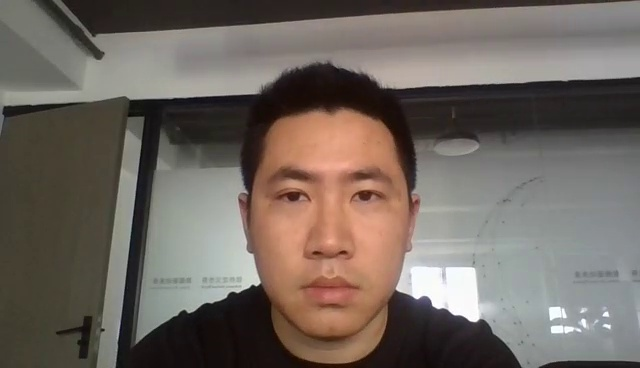
#> input picture images/video2images/10.jpg, 640 x 368 px, found by its file name; its folder holds only this picture in this run
$ python augment.py
#> lines starting #> are read from the running program, lines starting #| are printed output that depends on the picture
import cv2
import numpy as np
import math

import os
# 视角变换扩增方法

# 计算角度
def rad(x):
    return x * np.pi / 180

    # 双线性差值算法
def biLinearInterpolation(img, dstH, dstW):
    dstH = int(dstH)
    dstW = int(dstW)
    scrH, scrW, channel = img.shape
    img = np.pad(img, ((0, 1), (0, 1), (0, 0)), 'constant')
    retimg = np.zeros((int(dstH), int(dstW), 3), dtype=np.uint8)
    for i in range(dstH):
        for j in range(dstW):
            scrx = (i + 1) * (scrH / dstH) - 1
            scry = (j + 1) * (scrW / dstW) - 1
            x = math.floor(scrx)
            y = math.floor(scry)
            u = scrx - x
            v = scry - y
            retimg[i, j] = (1 - u) * (1 - v) * img[x, y] + u * (1 - v) * img[x + 1, y] + (1 - u) * v * img[
                x, y + 1] + u * v * img[x + 1, y + 1]
    return retimg


#视角变换扩增图像
def perspectiveTrans(img, anglex, angley, anglez, H):

    # 扩展图像，保证内容不超出可视范围
    img = cv2.copyMakeBorder(img, 200, 200, 200, 200, cv2.BORDER_CONSTANT, 0)
    h, w = img.shape[0:2]
    size = [w, h]
    fov = 21

    # 镜头与图像间的距离，21为半可视角，算z的距离是为了保证在此可视角度下恰好显示整幅图像
    z = np.sqrt(w ** 2 + h ** 2) / 2 / np.tan(rad(fov / 2))

    z_old = z
    # 高度变换
    z = z + H

    # 如果变换小于0，重新生成
    if (z < 0):
        z = np.sqrt(w ** 2 + h ** 2) / 2 / np.tan(rad(fov / 2))

    # 齐次变换矩阵
    rx = np.array([[1, 0, 0, 0],
                   [0, np.cos(rad(anglex)), -np.sin(rad(anglex)), 0],
                   [0, -np.sin(rad(anglex)), np.cos(rad(anglex)), 0, ],
                   [0, 0, 0, 1]], np.float32)

    ry = np.array([[np.cos(rad(angley)), 0, np.sin(rad(angley)), 0],
                   [0, 1, 0, 0],
                   [-np.sin(rad(angley)), 0, np.cos(rad(angley)), 0, ],
                   [0, 0, 0, 1]], np.float32)

    rz = np.array([[np.cos(rad(anglez)), np.sin(rad(anglez)), 0, 0],
                   [-np.sin(rad(anglez)), np.cos(rad(anglez)), 0, 0],
                   [0, 0, 1, 0],
                   [0, 0, 0, 1]], np.float32)

    r = rx.dot(ry).dot(rz)

    # 四对点的生成
    pcenter = np.array([h / 2, w / 2, 0, 0], np.float32)

    p1 = np.array([0, 0, 0, 0], np.float32) - pcenter
    p2 = np.array([w, 0, 0, 0], np.float32) - pcenter
    p3 = np.array([0, h, 0, 0], np.float32) - pcenter
    p4 = np.array([w, h, 0, 0], np.float32) - pcenter

    dst1 = r.dot(p1)
    dst2 = r.dot(p2)
    dst3 = r.dot(p3)
    dst4 = r.dot(p4)

    # print(dst1, dst2, dst3, dst4)

    list_dst = [dst1, dst2, dst3, dst4]

    org = np.array([[0, 0],
                    [w, 0],
                    [0, h],
                    [w, h]], np.float32)

    dst = np.zeros((4, 2), np.float32)

    # 投影至成像平面
    for i in range(4):
        dst[i, 0] = list_dst[i][0] * z / (z - list_dst[i][2]) + pcenter[0]
        dst[i, 1] = list_dst[i][1] * z / (z - list_dst[i][2]) + pcenter[1]

    # print(dst)
    # 生成透视变换矩阵
    warpR = cv2.getPerspectiveTransform(org, dst)
    # print(warpR)
    # opencv透视变换
    result = cv2.warpPerspective(img, warpR, (h, w))

    height, width = result.shape[0:2]

    gray = cv2.cvtColor(result, cv2.COLOR_BGR2GRAY)

    xmin = width
    ymin = height
    xmax = 0
    ymax = 0
    # 裁剪掉多余的黑色背景
    for i in range(height):
        for j in range(width):
            if (gray[i, j] != 0):
                xmin = min(xmin, j)
                xmax = max(xmax, j)
                ymin = min(ymin, i)
                ymax = max(ymax, i)


    # 裁剪最后得到的图像
    result = result[ymin:ymax, xmin:xmax]


    result = biLinearInterpolation(result,(ymax - ymin)*z/z_old,(xmax - xmin)*z/z_old)


# 缩放所变换的标注坐标不需要重新变换
    return result


# 分辨率变换模型
# ----------------------------------------------------------------------------------------
# 参数控制：
# defect_img：缺陷图像；类型：img
# s：缩放倍数；取值范围：（0.001,1）；类型：double；示例：2
# 返回值：img
def resolutionTrans(img, s):

    rows, cols, channels = img.shape
    img_large = biLinearInterpolation(img, rows * s, cols * s)
    rows, cols, channels = img_large.shape
    img_small = biLinearInterpolation(img_large, rows / s, cols / s)

    return img_small


#扩增图像
def augment(input_img_dir,output_img_dir,para):
    array_of_img = read_directory(input_img_dir)
#> in read_directory, img is the input picture: shape (368, 640, 3); mean B, G, R 95.9, 103.1, 112.6
#> array_of_img = 1 item
    index = 0
    for img in array_of_img:
        img_new = perspectiveTrans(img,para[0],para[1],para[2],para[3])

        img_new_new = resolutionTrans(img_new,para[4])
        # ret, frame = myframe.frametest(img)
        # lab, eye, mouth = ret
        # print(lab,eye,mouth)
        filename = output_img_dir+'/'+str(index)+".jpg"
        # print(filename)
        index = index + 1
        print("扩增第{}张图片".format(index))
        cv2.imwrite(filename,img_new)
#> this loop made 1 pass
#> (h in perspectiveTrans, w in perspectiveTrans, fov in perspectiveTrans, z_old in perspectiveTrans, r in perspectiveTrans, pcenter in perspectiveTrans, dst1 in perspectiveTrans) on pass 1: (768, 1040, 21, 3487.8, [[1, 0, 0, 0], [0, 1, 0, 0], [0, 0, 1, 0], [0, 0, 0, 1]], [384, 520, 0, 0], [-384, -520, 0, 0])
#| 扩增第1张图片
#> pass 1, in perspectiveTrans, `img = cv2.copyMakeBorder(img, 200, 200, 200, 200, cv2.BORDER_CONSTANT,..`:
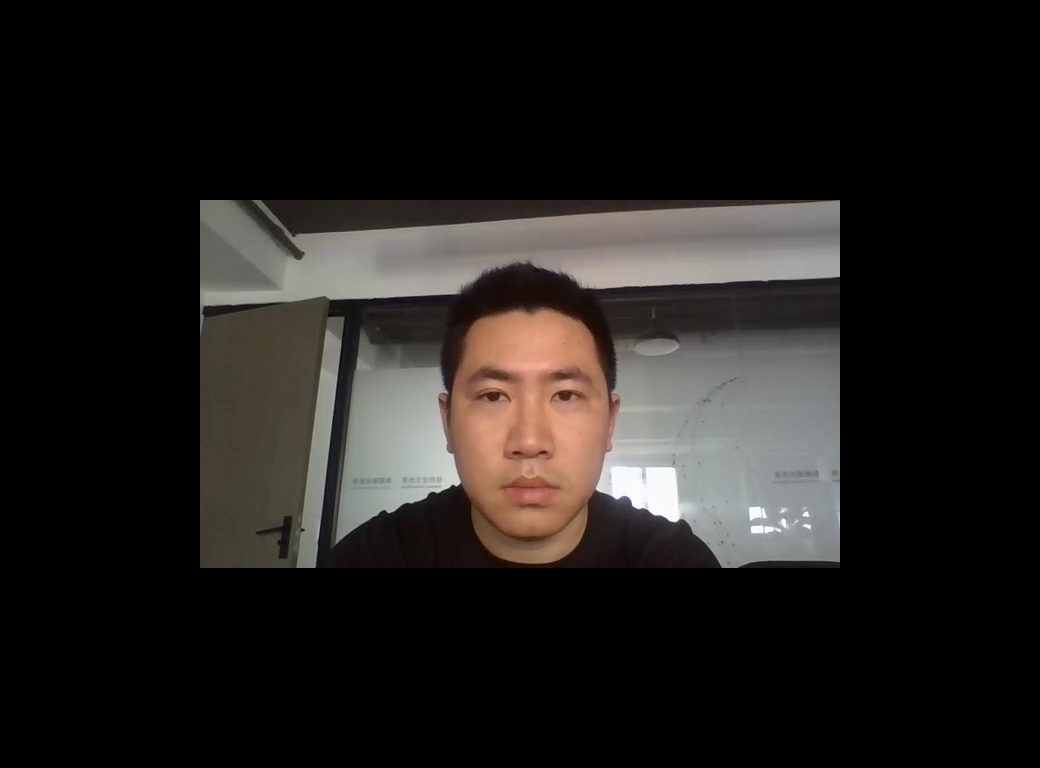
#> img: shape (768, 1040, 3); mean of channels 0, 1, 2 28.3, 30.4, 33.2; drawn as B, G, R
#> pass 1, in perspectiveTrans, `result = cv2.warpPerspective(img, warpR, (h, w))`:
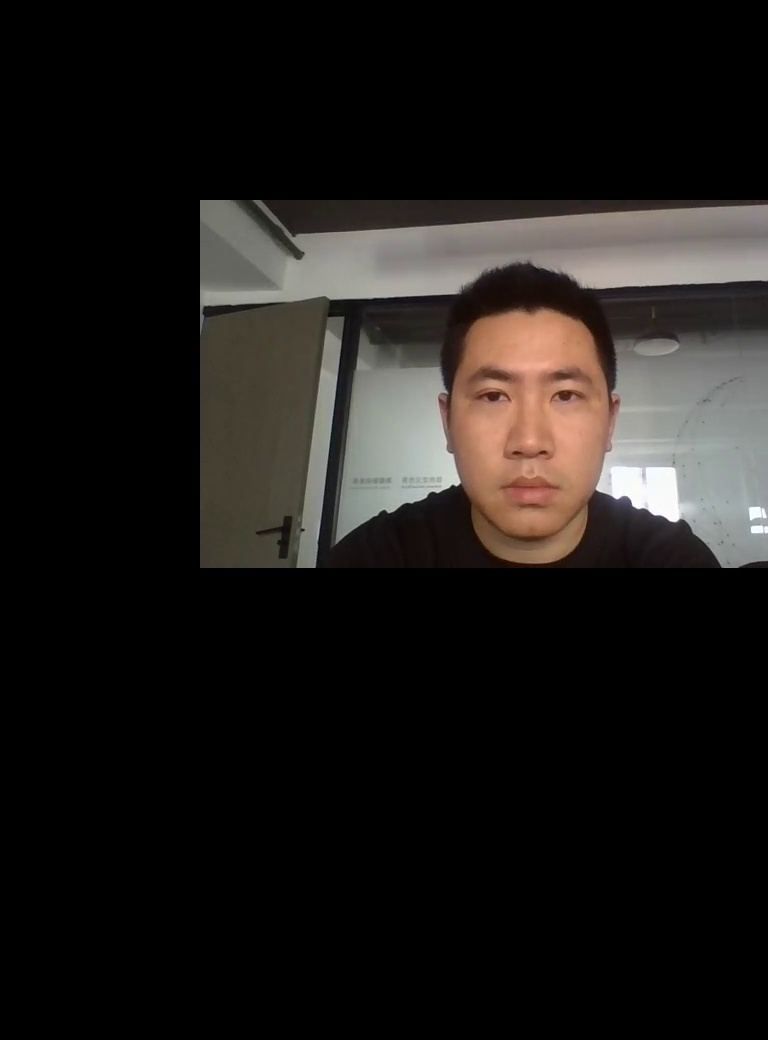
#> result: shape (1040, 768, 3); mean of channels 0, 1, 2 24.3, 26.4, 29.3; drawn as B, G, R
#> pass 1, in perspectiveTrans, `gray = cv2.cvtColor(result, cv2.COLOR_BGR2GRAY)`:
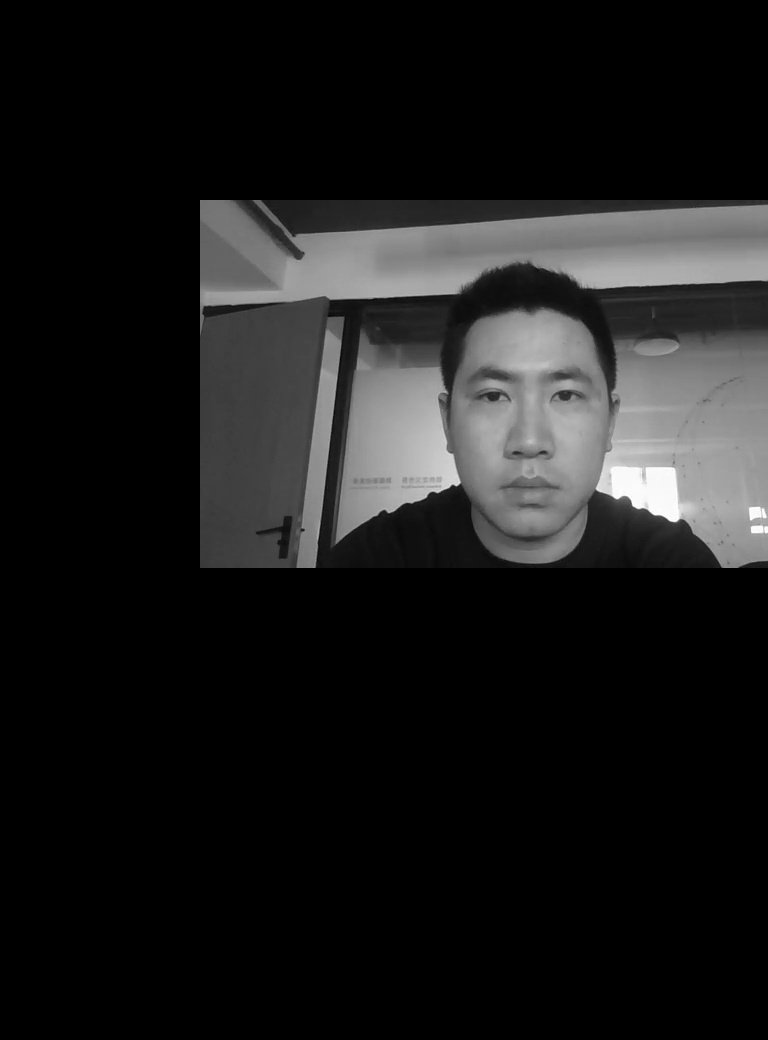
#> gray: shape (1040, 768); min 0, max 255, mean 27
#> pass 1, in perspectiveTrans, `result = result[ymin:ymax, xmin:xmax]`:
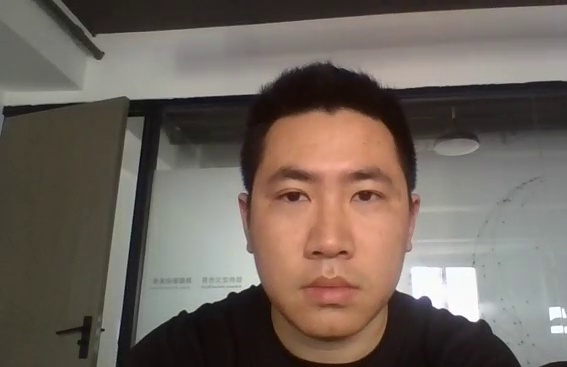
#> result: shape (367, 567, 3); mean of channels 0, 1, 2 92.8, 101.1, 112; drawn as B, G, R
#> after the loop, index = 1
        # cv2.imshow("res",img_new)
        # cv2.waitKey(0)

#读取文件夹下图像
def read_directory(directory_name):
    array_of_img = []
    # this loop is for read each image in this foder,directory_name is the foder name with images.
    img_name_list = os.listdir(directory_name)
    img_name_list.sort(key=lambda x: int(x[:-4]))  # 将'.jpg'左边的字符转换成整数型进行排序
    for filename in img_name_list:
        #print(filename) #just for test
        if(filename.endswith(".jpg") or filename.endswith(".png")):

            #img is used to store the image data
            img = cv2.imread(directory_name + "/" + filename)
            array_of_img.append(img)
            #print(img)
            # print(array_of_img)
        print(filename)

    return array_of_img


if __name__ == '__main__':
    #[相机上下转动角度，相机左右转动角度,不调整,相机视距,分辨率缩小因子]
    para = [0,0,0,0,0.6]

    # (原图像路径/扩增图像路径)
    augment(r'../Yolov5-driving-detection/images/video2images',
            r'../Yolov5-driving-detection/images/resolution_augment',
            para)
